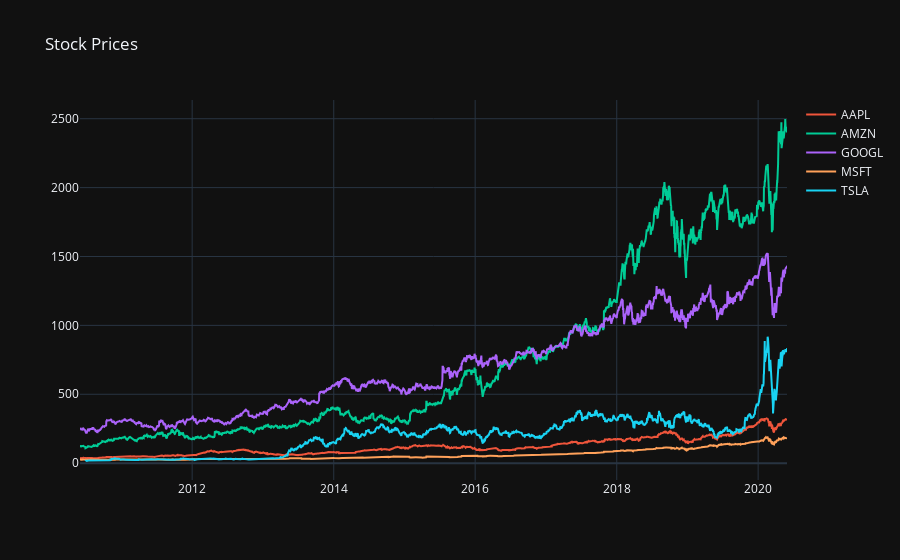

The code cell stored with this chart in its notebook:
### Markdown cell above
## EDA

### Code cell
# Stock prices chart
pivot = df.pivot_table('close_value', 'day_date', 'ticker_symbol')
fig = px.line(template='plotly_dark', title = 'Stock Prices')
for i in pivot.columns:
    fig.add_scatter(x =pivot.index, y = pivot[i], name = i)
fig.show()

### Figure 1 — Plotly figure (JSON) as saved in the notebook; plotly's stock layout.template omitted (floating-point values rounded to 4 significant figures; data arrays with more than 128 entries replaced by an {"elided": "..."} marker saying what was removed)
{"data": [{"hovertemplate": "<extra></extra>", "legendgroup": "", "line": {"color": "#636efa", "dash": "solid"}, "marker": {"symbol": "circle"}, "mode": "lines", "name": "", "orientation": "v", "showlegend": false, "type": "scatter", "xaxis": "x", "yaxis": "y"}, {"name": "AAPL", "type": "scatter", "x": {"elided": "3085 str values"}, "y": {"elided": "3085 float values"}}, {"name": "AMZN", "type": "scatter", "x": {"elided": "3085 str values"}, "y": {"elided": "3085 float values"}}, {"name": "GOOGL", "type": "scatter", "x": {"elided": "3085 str values"}, "y": {"elided": "3085 float values"}}, {"name": "MSFT", "type": "scatter", "x": {"elided": "3085 str values"}, "y": {"elided": "3085 float values"}}, {"name": "TSLA", "type": "scatter", "x": {"elided": "3085 str values"}, "y": {"elided": "3085 float values"}}], "layout": {"autosize": true, "legend": {"tracegroupgap": 0}, "title": {"text": "Stock Prices"}, "xaxis": {"anchor": "y", "autorange": true, "domain": [0, 1], "range": ["2010-06-01", "2020-05-29"], "type": "date"}, "yaxis": {"anchor": "x", "autorange": true, "domain": [0, 1], "range": [-122.1, 2636.0], "type": "linear"}}}
